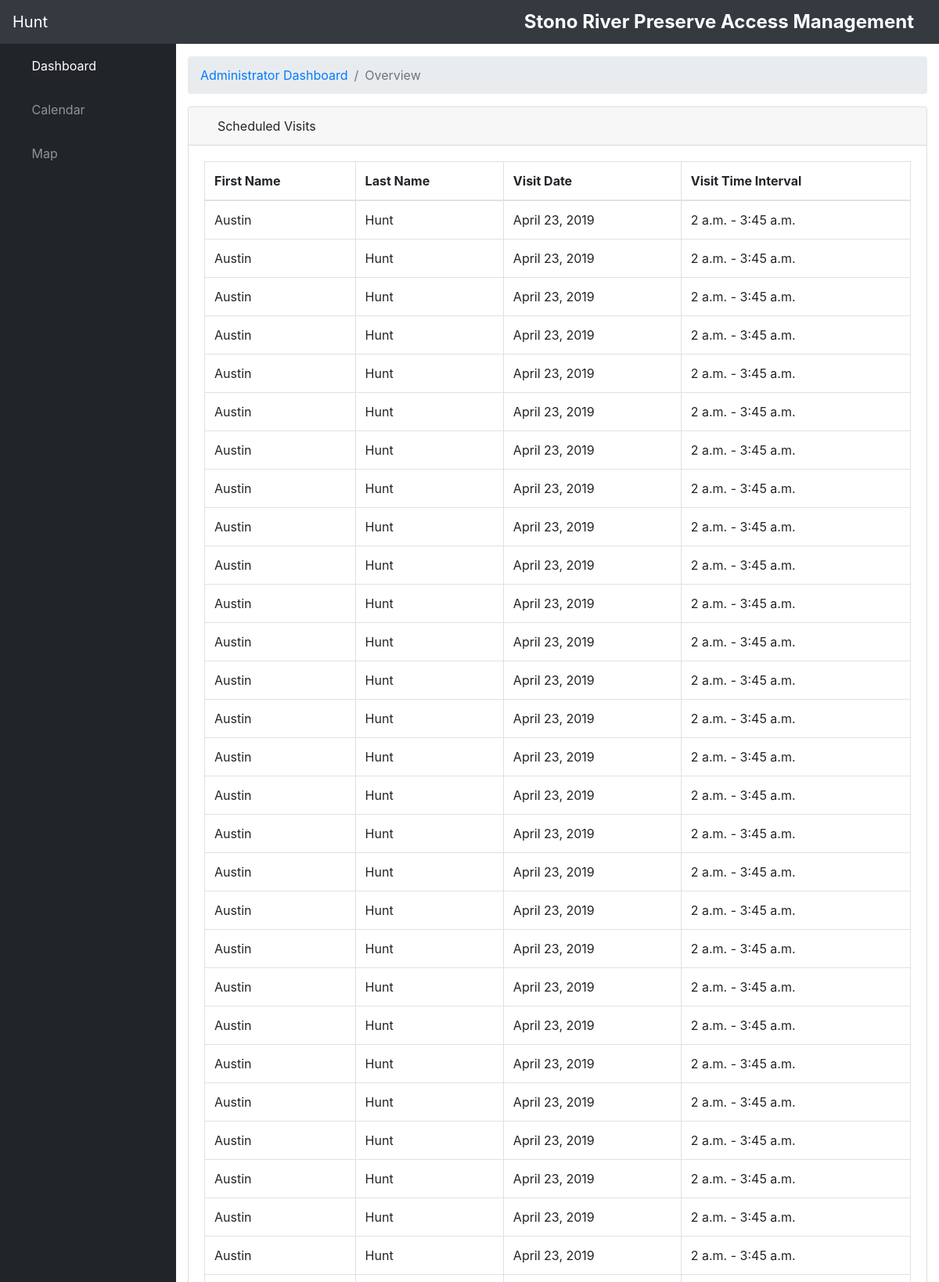
Screenshot of / (signed in, upper part) with the database file from the repository.
### srpwebapp/models.py (models this page shows)
class Visit(models.Model):
    scheduled_date = models.DateField()
    scheduled_start_time = models.TimeField()
    scheduled_end_time = models.TimeField()
    user = models.ForeignKey(User,on_delete=models.CASCADE) # which user scheduled it?; on deletion of user, also delete this
    datetime_visit_was_scheduled = models.DateTimeField()

### srpwebapp/views.py (the view, shortened to what this page needs)
# urls.py: url(r'^$', views.index, name='index'),
@csrf_exempt
def index(request):
    if request.user.is_authenticated:
        if request.user.is_superuser:
            print(User.objects.all()[0].id)
            for i in range(5):
                Visit(scheduled_date=datetime.date(2019,4,23), scheduled_start_time=datetime.time(2,00),
                      scheduled_end_time=datetime.time(3,45), user_id=2,
                      datetime_visit_was_scheduled=datetime.datetime.now()).save()
            print("All visit objects...")
            print(Visit.objects.all())
            print("\n\n")
            all_scheduled_visits = Visit.objects.all()
            visit_objects = []
            for sv in all_scheduled_visits:
                visitor = User.objects.get(id=sv.user_id)
                visit_objects.append(Visit_Object(sv.id, sv.scheduled_start_time, sv.scheduled_end_time,sv.scheduled_date,
                                                  visitor.first_name,visitor.last_name))
            template = loader.get_template('main/home_admin.html')
            context = {
                'name': request.session['full_name'],
                'visit_objects': visit_objects,
            }
        else:
            template = loader.get_template('main/home_regular.html')
            context = {
                'name': request.session['full_name'],
            }
    else: # not authenticated, direct to login page
        template = loader.get_template('main/login.html')
        context = {'':''}
    return HttpResponse(template.render(context, request))

### srpwebapp/templates/main/home_admin.html (shortened to what this page needs)
{% extends 'main/masterpage.html' %}
{% load staticfiles %}
{% block content %}
<body id="page-top">
  <nav class="navbar navbar-expand navbar-dark bg-dark static-top">
    <a class="navbar-brand mr-1" href="\">{{ name }}</a>
    <button class="btn btn-link btn-sm text-white order-1 order-sm-0" id="sidebarToggle" href="#">
      <i class="fas fa-bars"></i>
    </button>
    <div class="d-none d-md-inline-block form-inline ml-auto mr-0 mr-md-3 my-2 my-md-0">
      <div class="SRPrightheader">Stono River Preserve Access Management</div>
      </div>
  </nav>
  <div id="wrapper">
    <ul class="sidebar navbar-nav">
      <li class="nav-item active">
        <a class="nav-link" href="\">
          <i class="fas fa-fw fa-tachometer-alt"></i>
          <span>Dashboard</span>
        </a>
      </li>
      <li class="nav-item">
        <a class="nav-link" >
          <i class="fas fa-fw fa-table"></i>
          <span>Calendar</span></a>
      </li>
      <li class="nav-item">
        <a class="nav-link" >
          <i class="fas fa-fw fa-map"></i>
          <span>Map</span></a>
      </li>
    </ul>
    <div id="content-wrapper">
      <div class="container-fluid">
        <ol class="breadcrumb">
          <li class="breadcrumb-item">
            <a href="#">Administrator Dashboard</a>
          </li>
          <li class="breadcrumb-item active">Overview</li>
        </ol>
        <div class="card mb-3">
          <div class="card-header">
            <i class="fas fa-table"></i>
            Scheduled Visits</div>
          <div class="card-body">
            <div class="table-responsive">
              <table class="table table-bordered" id="dataTable" width="100%" cellspacing="0">
                <thead>
                  <tr>
                    <th>First Name</th>
                    <th>Last Name</th>
                    <th>Visit Date</th>
                    <th>Visit Time Interval</th>
                  </tr>
                </thead>
                {% for visit in visit_objects %}
                <tr>
                  <td>{{ visit.visitor_first_name}}</td>
                  <td>{{ visit.visitor_last_name}}</td>
                  <td>{{ visit.visit_date}}</td>
                  <td>{{ visit.start_time}} - {{ visit.end_time }}</td>
                </tr>
                {% endfor %}
              </table>
            </div>
          </div>
        </div>
      </div>
    </div>
  </div>
</body>
{% endblock %}

### srpwebapp/templates/main/masterpage.html (shortened to what this page needs)
<!DOCTYPE html>
{%  load staticfiles %}
<html>
<head>
    <link href="{% static 'main/vendor/fontawesome-free/css/all.min.css' %}" rel="stylesheet" type="text/css">
    <link href="{% static 'main/vendor/datatables/dataTables.bootstrap4.css' %} " rel="stylesheet">
    <link href="{% static 'main/css/sb-admin.css' %}" rel="stylesheet">
    <link href="{% static 'main/vendor/datatables/dataTables.bootstrap4.css' %}" rel="stylesheet">
</head>
{% block content %}
{% endblock %}
</html>

### rows the page displays
Visit: visit_date "April 23, 2019", start_time "2 a.m.", end_time "3:45 a.m."
Visit: visit_date "April 23, 2019", start_time "2 a.m.", end_time "3:45 a.m."
Visit: visit_date "April 23, 2019", start_time "2 a.m.", end_time "3:45 a.m."
Visit: visit_date "April 23, 2019", start_time "2 a.m.", end_time "3:45 a.m."
Visit: visit_date "April 23, 2019", start_time "2 a.m.", end_time "3:45 a.m."
Visit: visit_date "April 23, 2019", start_time "2 a.m.", end_time "3:45 a.m."
Visit: visit_date "April 23, 2019", start_time "2 a.m.", end_time "3:45 a.m."
Visit: visit_date "April 23, 2019", start_time "2 a.m.", end_time "3:45 a.m."
Visit: visit_date "April 23, 2019", start_time "2 a.m.", end_time "3:45 a.m."
Visit: visit_date "April 23, 2019", start_time "2 a.m.", end_time "3:45 a.m."
Visit: visit_date "April 23, 2019", start_time "2 a.m.", end_time "3:45 a.m."
Visit: visit_date "April 23, 2019", start_time "2 a.m.", end_time "3:45 a.m."
Visit: visit_date "April 23, 2019", start_time "2 a.m.", end_time "3:45 a.m."
Visit: visit_date "April 23, 2019", start_time "2 a.m.", end_time "3:45 a.m."
Visit: visit_date "April 23, 2019", start_time "2 a.m.", end_time "3:45 a.m."
Visit: visit_date "April 23, 2019", start_time "2 a.m.", end_time "3:45 a.m."
Visit: visit_date "April 23, 2019", start_time "2 a.m.", end_time "3:45 a.m."
Visit: visit_date "April 23, 2019", start_time "2 a.m.", end_time "3:45 a.m."
Visit: visit_date "April 23, 2019", start_time "2 a.m.", end_time "3:45 a.m."
Visit: visit_date "April 23, 2019", start_time "2 a.m.", end_time "3:45 a.m."
Visit: visit_date "April 23, 2019", start_time "2 a.m.", end_time "3:45 a.m."
Visit: visit_date "April 23, 2019", start_time "2 a.m.", end_time "3:45 a.m."
Visit: visit_date "April 23, 2019", start_time "2 a.m.", end_time "3:45 a.m."
Visit: visit_date "April 23, 2019", start_time "2 a.m.", end_time "3:45 a.m."
Visit: visit_date "April 23, 2019", start_time "2 a.m.", end_time "3:45 a.m."
Visit: visit_date "April 23, 2019", start_time "2 a.m.", end_time "3:45 a.m."
Visit: visit_date "April 23, 2019", start_time "2 a.m.", end_time "3:45 a.m."
Visit: visit_date "April 23, 2019", start_time "2 a.m.", end_time "3:45 a.m."

### other values shown
{{ name }} "Hunt"
{{ visit.visitor_first_name }} "Austin" "Austin" "Austin" "Austin" "Austin" "Austin" "Austin" "Austin" "Austin" "Austin" "Austin" "Austin" "Austin" "Austin" "Austin" "Austin" "Austin" "Austin" "Austin" "Austin" "Austin" "Austin" "Austin" "Austin" "Austin" "Austin" "Austin" "Austin"
{{ visit.visitor_last_name }} "Hunt" "Hunt" "Hunt" "Hunt" "Hunt" "Hunt" "Hunt" "Hunt" "Hunt" "Hunt" "Hunt" "Hunt" "Hunt" "Hunt" "Hunt" "Hunt" "Hunt" "Hunt" "Hunt" "Hunt" "Hunt" "Hunt" "Hunt" "Hunt" "Hunt" "Hunt" "Hunt" "Hunt"
